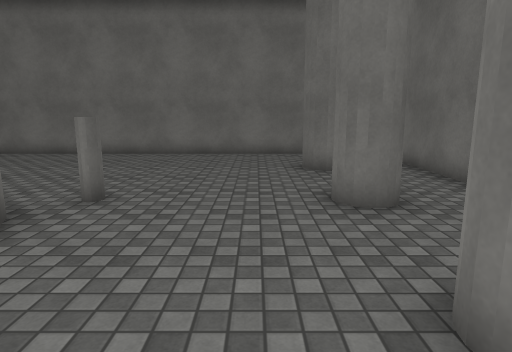
[1] (above)

13 first-person views from a walk through a scene from a Unity 3-D project. The camera is 1.5 m above the floor, tilts 10° down and sees 75° across. Doors are open. The floor is counted in squares, 1 m on a side. Each view is taken from the middle of a square. On the plan, view 1 faces up. The plan holds only what a view shows up to about 15 squares ahead; the rest is blank. The player character is not drawn. Surface patterns are stand-ins for the level's own textures.

[2]
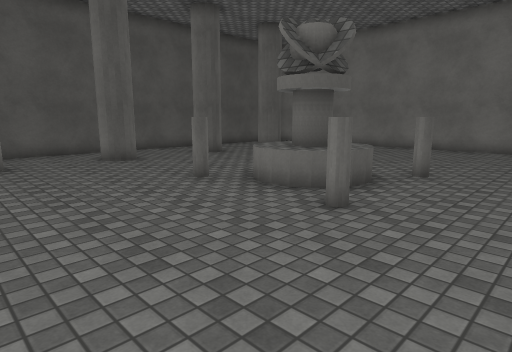

[3]
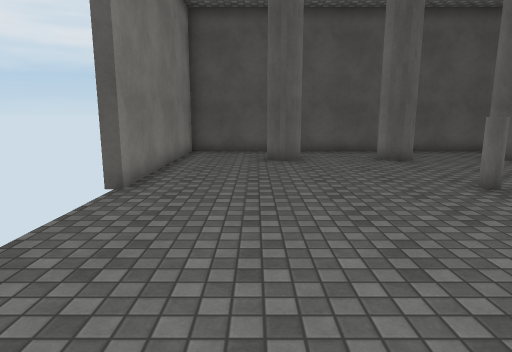

[4]
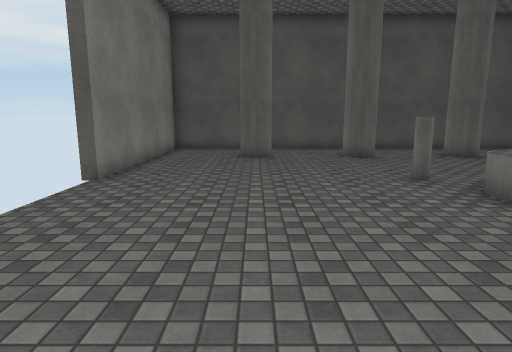

[5]
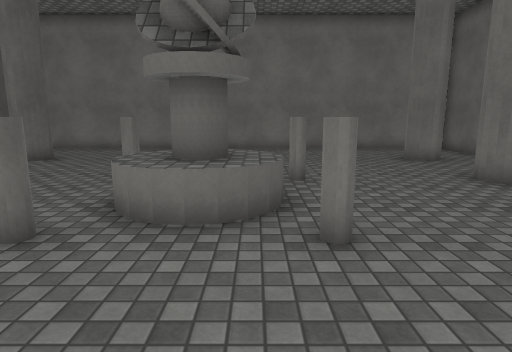

[6]
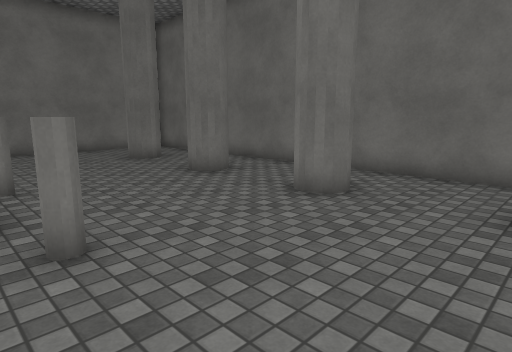

[7]
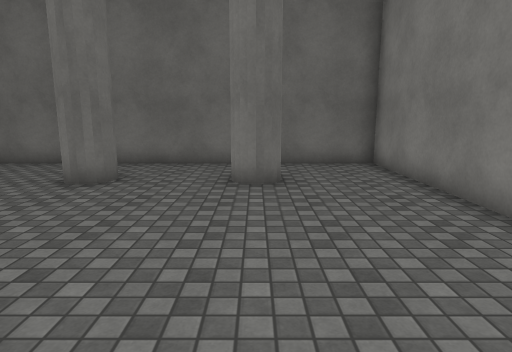

[8]
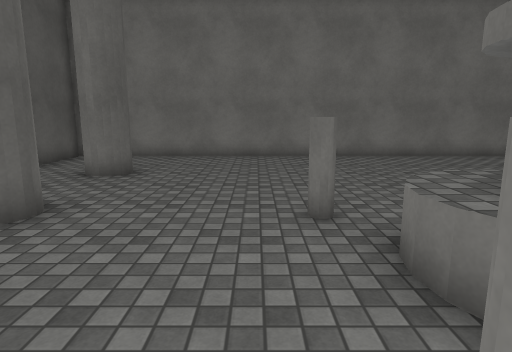

[9]
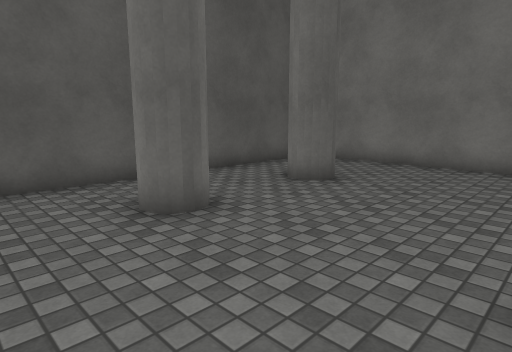

[10]
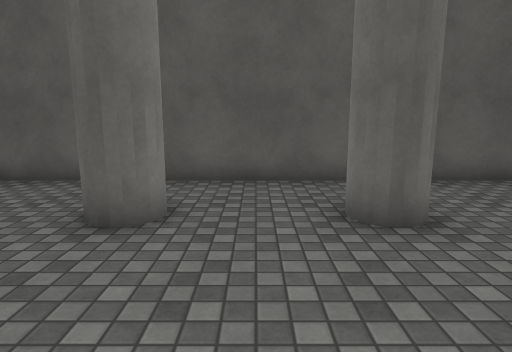

[11]
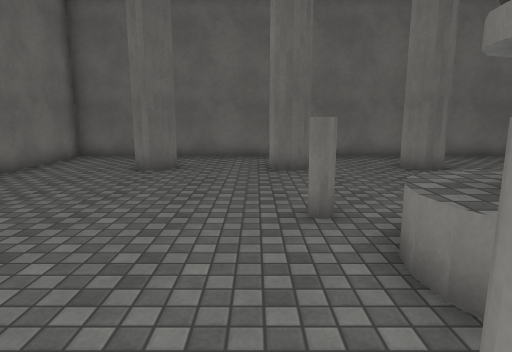

[12]
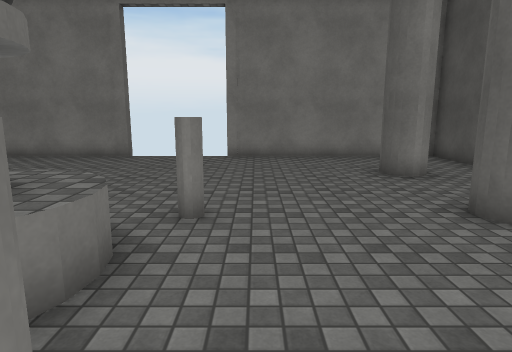

[13]
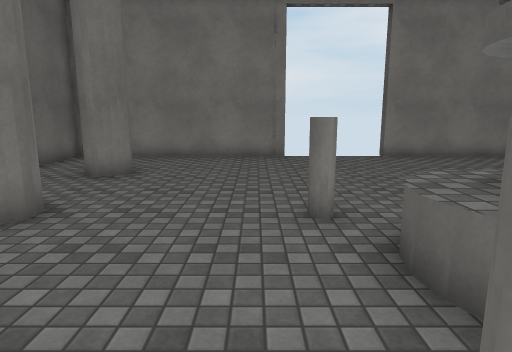

### Floor plan
Key: @ floor where view 1 was taken; # wall or solid block; . floor; D open door; O other object.
Columns run from 15 left of view 1 to 5 right of it. Each row starts with its distance up from view 1.
 14 #####################
 13 #...................#
 12 #...................#
 11 #...................#
 10 #..#.............#..#
  9 #...................#
  8 #...................#
  7 #...................#
  6 #..#....O...O....#..#
  5 #........OOO........#
  4 #........OOO........#
  3 #........OOO........#
  2 #..#....O...O....#..#
  1 #...................#
  0 #..............@....#
 -1 #...................#
 -2 #..#.............#..#
 -3 #...................#
 -4 #...................#
 -5 #...................#
 -6 ########DDDDD########

Where each view was taken, in squares from view 1:
view 1: 0 up, 0 right, facing up
view 2: 3 down, 0 right, facing up-left
view 3: 3 down, 0 right, facing left
view 4: 2 down, 1 right, facing left
view 5: 2 down, 4 left, facing up
view 6: 2 down, 4 left, facing up-right
view 7: 2 down, 6 left, facing right
view 8: 1 up, 8 left, facing up
view 9: 3 up, 7 left, facing up-left
view 10: 4 up, 7 left, facing left
view 11: 7 up, 8 left, facing right
view 12: 7 up, 8 left, facing down
view 13: 7 up, 2 left, facing down
